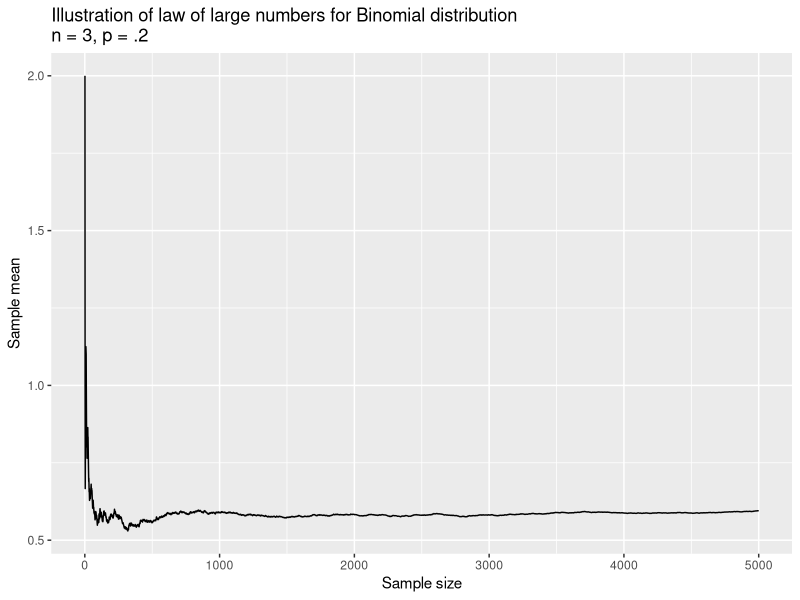

This figure's R source:
## ---- chunk 1

## ---- chunk 2
library(dplyr); library(ggplot2)
## ---- chunk 3
factorial(3)
## ---- chunk 4
choose(3, 3)
## ---- chunk 5
dbinom(x = 0:3, size = 3, 
       prob = .2)
## ---- chunk 6
sum(dbinom(x = 100:500, size = 500, prob = .2))
## ---- chunk 7
1 - pbinom(q = 99, size = 500, prob = .2)
## ---- chunk 8
set.seed(0) # so results are reproducible 
inputP <- .2
binomDraws <- rbinom(n = 100, size = 3, prob = inputP)
binomDraws
## ---- chunk 9
mean(binomDraws)
## ---- chunk 10
set.seed(0) # so results are reproducible 
binomDraws <- rbinom(n = 5000, size = 3, prob = .2)
myMeans <- data.frame(sampleSize = 1:5000, myMean = NA)
meanFun <- function(inputSampSize, outcomes) {
  return(mean(outcomes[1:inputSampSize]))
}
myMeans$myMean <- sapply(myMeans$sampleSize, meanFun, binomDraws)
head(myMeans)
tail(myMeans)
## ---- chunk 11
myMeans %>%
  ggplot(aes(x = sampleSize, y = myMean)) +
  geom_line() +
  labs(x = "Sample size",
       y = "Sample mean",
       title = "Illustration of law of large numbers for Binomial distribution\nn = 3, p = .2")
